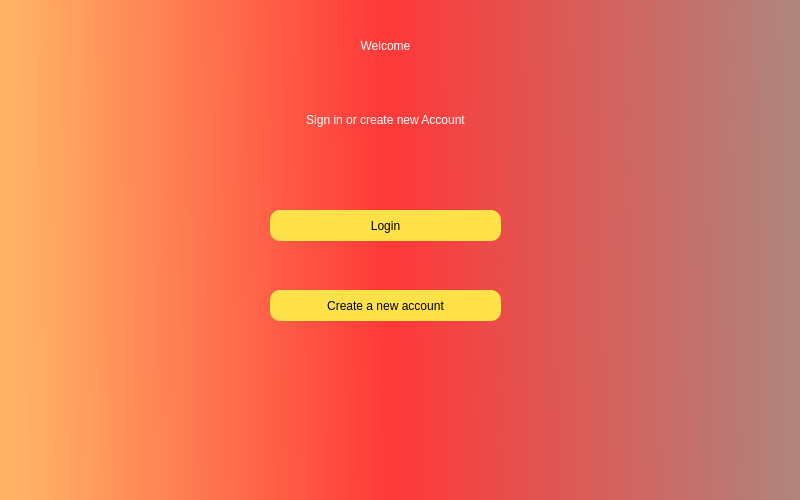
<?xml version="1.0" encoding="UTF-8"?>
<ui version="4.0">
 <class>Dialog</class>
 <widget class="QDialog" name="Dialog">
  <property name="geometry">
   <rect>
    <x>0</x>
    <y>0</y>
    <width>800</width>
    <height>500</height>
   </rect>
  </property>
  <property name="windowTitle">
   <string>Dialog</string>
  </property>
  <widget class="QWidget" name="widget" native="true">
   <property name="geometry">
    <rect>
     <x>0</x>
     <y>0</y>
     <width>801</width>
     <height>511</height>
    </rect>
   </property>
   <property name="styleSheet">
    <string notr="true">QWidget#widget{
background-color:qlineargradient(spread:pad, x1:0.0170455, y1:0.011, x2:1, y2:0, stop:0 rgba(255, 178, 102, 255), stop:0.471591 rgba(255, 56, 56, 255), stop:1 rgba(173, 135, 127, 255))
}</string>
   </property>
   <widget class="QLabel" name="label">
    <property name="geometry">
     <rect>
      <x>240</x>
      <y>0</y>
      <width>291</width>
      <height>91</height>
     </rect>
    </property>
    <property name="styleSheet">
     <string notr="true">font: 36pt &quot;MS Shell Dlg 2&quot;;color:rgb(255, 255, 255)</string>
    </property>
    <property name="text">
     <string>Welcome</string>
    </property>
    <property name="textFormat">
     <enum>Qt::AutoText</enum>
    </property>
    <property name="alignment">
     <set>Qt::AlignCenter</set>
    </property>
    <property name="wordWrap">
     <bool>false</bool>
    </property>
   </widget>
   <widget class="QLabel" name="label_2">
    <property name="geometry">
     <rect>
      <x>170</x>
      <y>54</y>
      <width>431</width>
      <height>131</height>
     </rect>
    </property>
    <property name="styleSheet">
     <string notr="true">font: 16pt &quot;MS Shell Dlg 2&quot;;color:rgb(255, 255, 255)</string>
    </property>
    <property name="text">
     <string>Sign in or create new Account</string>
    </property>
    <property name="textFormat">
     <enum>Qt::AutoText</enum>
    </property>
    <property name="alignment">
     <set>Qt::AlignCenter</set>
    </property>
    <property name="wordWrap">
     <bool>false</bool>
    </property>
   </widget>
   <widget class="QPushButton" name="login">
    <property name="geometry">
     <rect>
      <x>270</x>
      <y>210</y>
      <width>231</width>
      <height>31</height>
     </rect>
    </property>
    <property name="styleSheet">
     <string notr="true">border-radius:10px;
background-color:rgb(255, 225, 74);
font: 12pt &quot;MS Shell Dlg 2&quot;;</string>
    </property>
    <property name="text">
     <string>Login</string>
    </property>
   </widget>
   <widget class="QPushButton" name="create">
    <property name="geometry">
     <rect>
      <x>270</x>
      <y>290</y>
      <width>231</width>
      <height>31</height>
     </rect>
    </property>
    <property name="styleSheet">
     <string notr="true">border-radius:10px;
background-color:rgb(255, 225, 74);
font: 10pt &quot;MS Shell Dlg 2&quot;;</string>
    </property>
    <property name="text">
     <string>Create a new account</string>
    </property>
   </widget>
  </widget>
 </widget>
 <resources/>
 <connections/>
</ui>
